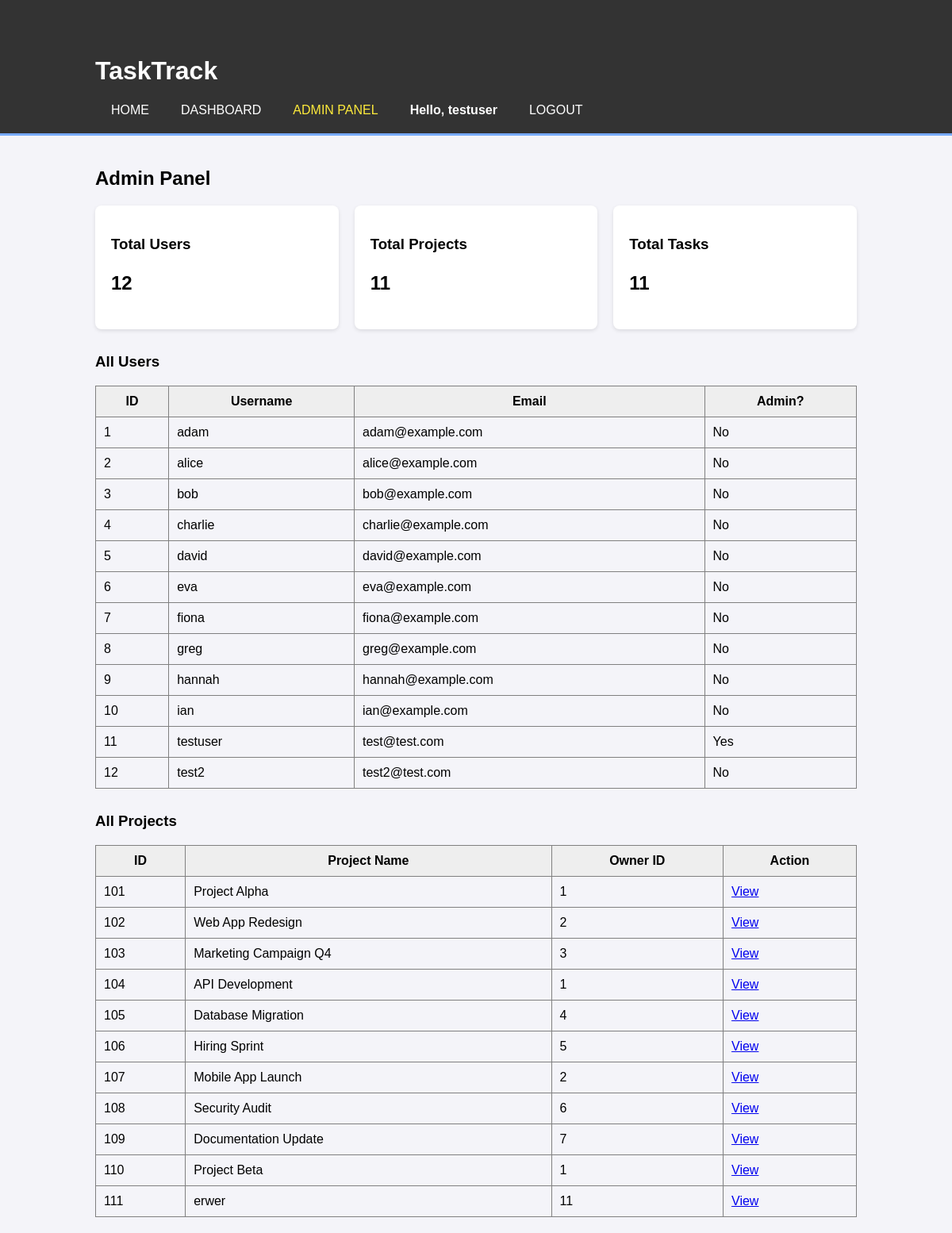
/admin (signed in), run on an earlier commit of the app's database.
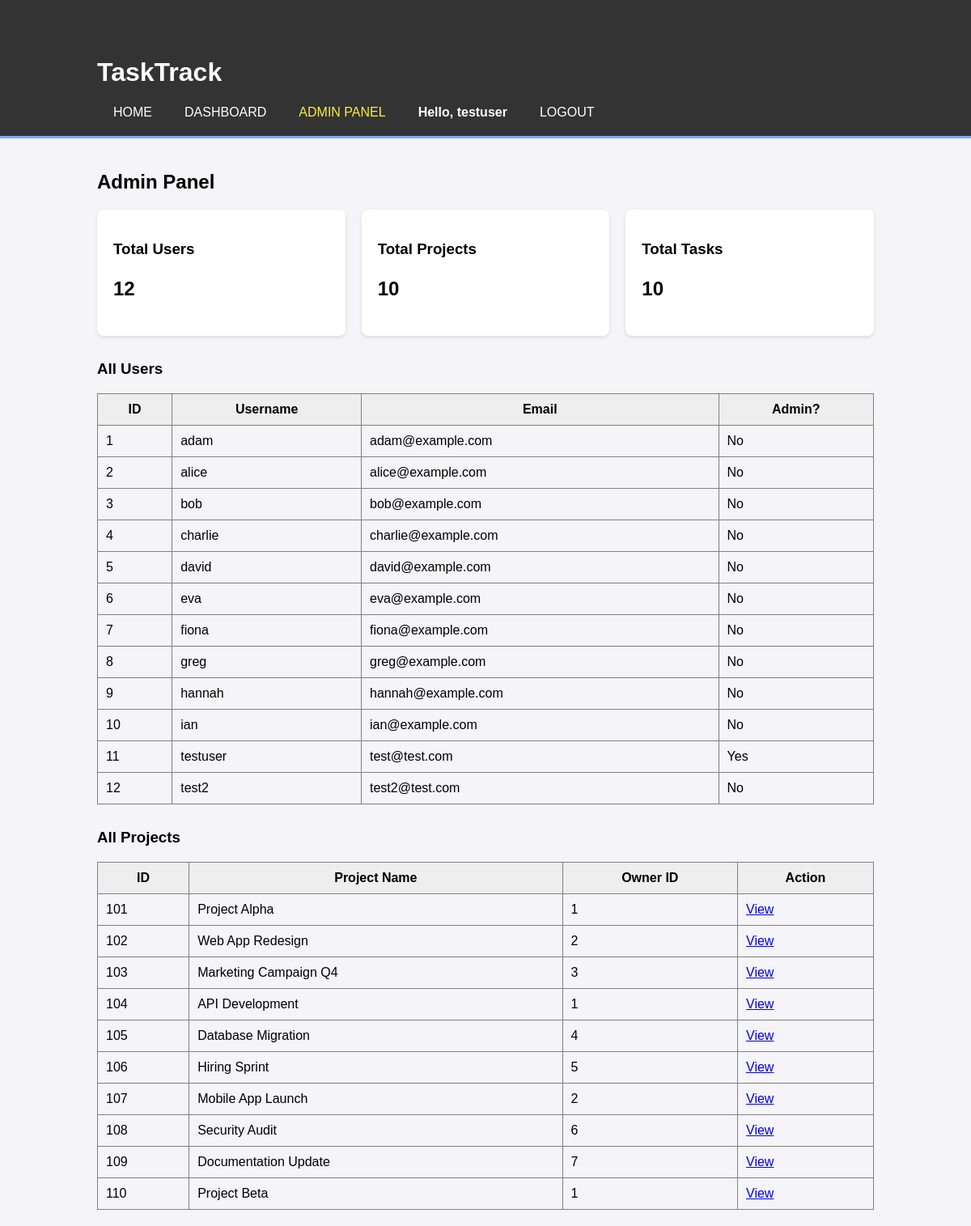
And on a later commit of the database.
### tables this page shows
CREATE TABLE users (
    user_id INTEGER PRIMARY KEY,
    username TEXT NOT NULl UNIQUE,
    email TEXT NOT NULL UNIQUE,
    password_hash TEXT NOT NULL,
    date_created TEXT NOT NULL
, is_admin INTEGER DEFAULT 0);

CREATE TABLE projects (
    project_id INTEGER PRIMARY KEY,
    project_name TEXT NOT NULL,
    description TEXT,
    owner_id INTEGER NOT NULL,
    created_at TEXT NOT NULL,
    FOREIGN KEY (owner_id) REFERENCES users (user_id)
);

### app.py (the view)
@app.route('/admin')
def admin_dashboard():
    if 'user_id' not in session or session.get('is_admin') != 1:
        flash('Access denied. Admins only.')
        return redirect(url_for('dashboard'))
    connection = get_db_connection()
    users = connection.execute('SELECT * FROM users').fetchall()
    projects = connection.execute('SELECT * FROM projects').fetchall()
    tasks = connection.execute('SELECT * FROM tasks').fetchall()
    connection.close()
    return render_template('admin.html', users=users, projects=projects, tasks=tasks)

### app.py (called while the page is built)
def get_db_connection():
    connection = sqlite3.connect('fake_db.db')
    connection.row_factory = sqlite3.Row
    return connection

### templates/admin.html
{% extends 'base.html' %}
{% block content %}
    <h2>Admin Panel</h2>
    <div style="display: grid; grid-template-columns: 1fr 1fr 1fr; gap: 20px; margin-bottom: 30px;">
        <div style="background: white; padding: 20px; border-radius: 8px; box-shadow: 0 2px 5px rgba(0,0,0,0.1);">
            <h3>Total Users</h3>
            <p style="font-size: 24px; font-weight: bold;">{{ users|length }}</p>
        </div>
        <div style="background: white; padding: 20px; border-radius: 8px; box-shadow: 0 2px 5px rgba(0,0,0,0.1);">
            <h3>Total Projects</h3>
            <p style="font-size: 24px; font-weight: bold;">{{ projects|length }}</p>
        </div>
        <div style="background: white; padding: 20px; border-radius: 8px; box-shadow: 0 2px 5px rgba(0,0,0,0.1);">
            <h3>Total Tasks</h3>
            <p style="font-size: 24px; font-weight: bold;">{{ tasks|length }}</p>
        </div>
    </div>
    <h3>All Users</h3>
    <table border="1" cellpadding="10" cellspacing="0" style="width: 100%; border-collapse: collapse; margin-bottom: 30px;">
        <tr style="background: #eee;">
            <th>ID</th>
            <th>Username</th>
            <th>Email</th>
            <th>Admin?</th>
        </tr>
        {% for user in users %}
        <tr>
            <td>{{ user['user_id'] }}</td>
            <td>{{ user['username'] }}</td>
            <td>{{ user['email'] }}</td>
            <td>{% if user['is_admin'] %}Yes{% else %}No{% endif %}</td>
        </tr>
        {% endfor %}
    </table>
    <h3>All Projects</h3>
    <table border="1" cellpadding="10" cellspacing="0" style="width: 100%; border-collapse: collapse;">
        <tr style="background: #eee;">
            <th>ID</th>
            <th>Project Name</th>
            <th>Owner ID</th>
            <th>Action</th>
        </tr>
        {% for project in projects %}
        <tr>
            <td>{{ project['project_id'] }}</td>
            <td>{{ project['project_name'] }}</td>
            <td>{{ project['owner_id'] }}</td>
            <td><a href="{{ url_for('view_project', project_id=project['project_id']) }}">View</a></td>
        </tr>
        {% endfor %}
    </table>
{% endblock %}

### templates/base.html (shortened to what this page needs)
<!DOCTYPE html>
<html lang="en">
<head>
    <link rel="stylesheet" href="{{ url_for('static', filename='style.css') }}">
</head>
<body>
    <header>
        <div class="container">
            <h1>TaskTrack</h1>
            <nav>
                <ul>
                    <li><a href="{{ url_for('index') }}">Home</a></li>
                    {% if session['user_id'] %}
                        <li><a href="{{ url_for('dashboard') }}">Dashboard</a></li>
                        {% if session['is_admin'] == 1 %}
                            <li><a href="{{ url_for('admin_dashboard') }}" style="color: #ffeb3b;">Admin Panel</a></li>
                        {% endif %}
                        <li style="color: white; font-weight: bold;">Hello, {{ session['username'] }}</li>
                        <li><a href="{{ url_for('logout') }}">Logout</a></li>
                    {% else %}
                        <li><a href="{{ url_for('login') }}">Login</a></li>
                        <li><a href="{{ url_for('register') }}">Register</a></li>
                    {% endif %}
                </ul>
            </nav>
        </div>
    </header>
    <div class="container">
        {% block content %}{% endblock %}
    </div>
</body>
</html>

What changed in the data, as far as the page shows it:
removed projects: project_id "111", project_name "erwer", owner_id "11"
Also different on the page:
{{ projects|length }}: "11" → "10"
{{ tasks|length }}: "11" → "10"
